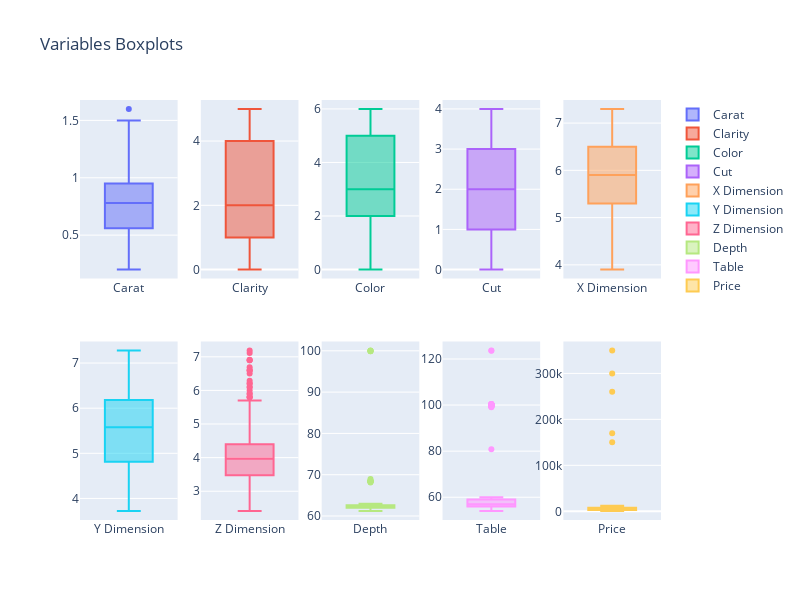

Notebook code for this chart:
### Code cell
fig = make_subplots(rows=2, cols=5)
fig.add_trace(go.Box(y=df['carat'], name='Carat'), row=1, col=1)
fig.add_trace(go.Box(y=df['clarity'], name='Clarity'), row=1, col=2)
fig.add_trace(go.Box(y=df['color'], name='Color'), row=1, col=3)
fig.add_trace(go.Box(y=df['cut'], name='Cut'), row=1, col=4)
fig.add_trace(go.Box(y=df['x_dimension'], name='X Dimension'), row=1, col=5)
fig.add_trace(go.Box(y=df['y_dimension'], name='Y Dimension'), row=2, col=1)
fig.add_trace(go.Box(y=df['z_dimension'], name='Z Dimension'), row=2, col=2)
fig.add_trace(go.Box(y=df['depth'], name='Depth'), row=2, col=3)
fig.add_trace(go.Box(y=df['table'], name='Table'), row=2, col=4)
fig.add_trace(go.Box(y=df['price'], name='Price'), row=2, col=5)
fig.update_layout(height=600, width=800, title_text='Variables Boxplots')
fig.show()

### Figure 1 — Plotly figure (JSON) as saved in the notebook; plotly's stock layout.template omitted (floating-point values rounded to 4 significant figures; data arrays with more than 128 entries replaced by an {"elided": "..."} marker saying what was removed)
{"data": [{"name": "Carat", "type": "box", "xaxis": "x", "y": {"elided": "200 float values"}, "yaxis": "y"}, {"name": "Clarity", "type": "box", "xaxis": "x2", "y": {"elided": "200 int values"}, "yaxis": "y2"}, {"name": "Color", "type": "box", "xaxis": "x3", "y": {"elided": "200 int values"}, "yaxis": "y3"}, {"name": "Cut", "type": "box", "xaxis": "x4", "y": {"elided": "200 int values"}, "yaxis": "y4"}, {"name": "X Dimension", "type": "box", "xaxis": "x5", "y": {"elided": "200 float values"}, "yaxis": "y5"}, {"name": "Y Dimension", "type": "box", "xaxis": "x6", "y": {"elided": "200 float values"}, "yaxis": "y6"}, {"name": "Z Dimension", "type": "box", "xaxis": "x7", "y": {"elided": "200 float values"}, "yaxis": "y7"}, {"name": "Depth", "type": "box", "xaxis": "x8", "y": {"elided": "200 float values"}, "yaxis": "y8"}, {"name": "Table", "type": "box", "xaxis": "x9", "y": {"elided": "200 float values"}, "yaxis": "y9"}, {"name": "Price", "type": "box", "xaxis": "x10", "y": {"elided": "200 int values"}, "yaxis": "y10"}], "layout": {"height": 600, "title": {"text": "Variables Boxplots"}, "width": 800, "xaxis": {"anchor": "y", "domain": [0, 0.168]}, "xaxis10": {"anchor": "y10", "domain": [0.832, 1]}, "xaxis2": {"anchor": "y2", "domain": [0.208, 0.376]}, "xaxis3": {"anchor": "y3", "domain": [0.416, 0.584]}, "xaxis4": {"anchor": "y4", "domain": [0.624, 0.792]}, "xaxis5": {"anchor": "y5", "domain": [0.832, 1]}, "xaxis6": {"anchor": "y6", "domain": [0, 0.168]}, "xaxis7": {"anchor": "y7", "domain": [0.208, 0.376]}, "xaxis8": {"anchor": "y8", "domain": [0.416, 0.584]}, "xaxis9": {"anchor": "y9", "domain": [0.624, 0.792]}, "yaxis": {"anchor": "x", "domain": [0.575, 1]}, "yaxis10": {"anchor": "x10", "domain": [0, 0.425]}, "yaxis2": {"anchor": "x2", "domain": [0.575, 1]}, "yaxis3": {"anchor": "x3", "domain": [0.575, 1]}, "yaxis4": {"anchor": "x4", "domain": [0.575, 1]}, "yaxis5": {"anchor": "x5", "domain": [0.575, 1]}, "yaxis6": {"anchor": "x6", "domain": [0, 0.425]}, "yaxis7": {"anchor": "x7", "domain": [0, 0.425]}, "yaxis8": {"anchor": "x8", "domain": [0, 0.425]}, "yaxis9": {"anchor": "x9", "domain": [0, 0.425]}}}
